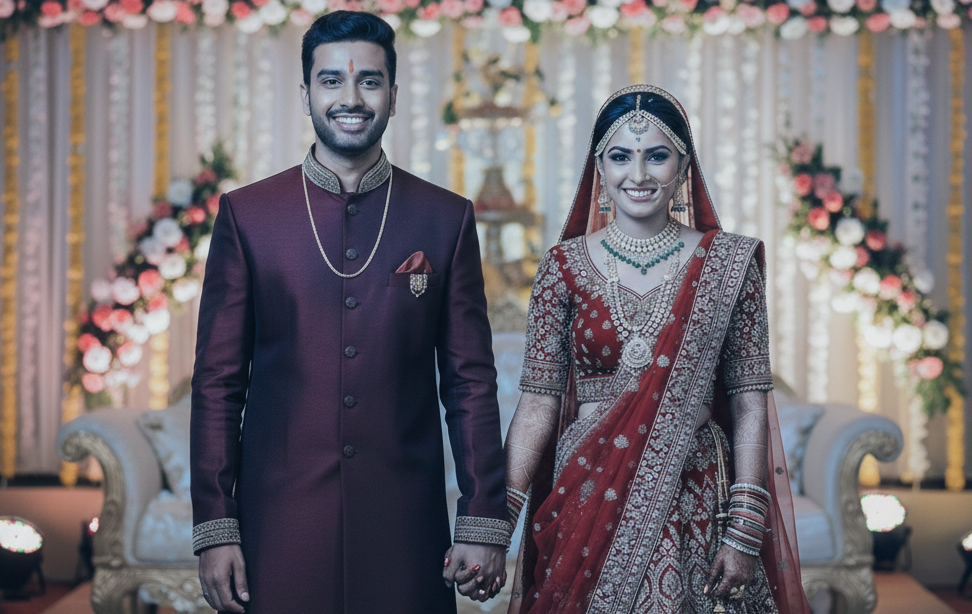
#> input picture assets/reference_style.png, 972 x 614 px
$ python -i color_analyzer.py   (imports and definitions only)
#> lines starting #> are read from the running program, lines starting #| are printed output that depends on the picture
"""
Color Analyzer
===============
Extracts dominant colors from images using K-Means clustering in LAB space.
Used for background matching in album layouts.
"""

import cv2
import numpy as np
from typing import Tuple, List
from pathlib import Path
from PIL import Image


def extract_dominant_color(image_path: Path, k: int = 3,
                            thumbnail_size: int = 64) -> Tuple[float, float, float]:
    """
    Extract the dominant color from an image using K-Means in LAB space.

    Args:
        image_path: Path to an image file.
        k: Number of color clusters.
        thumbnail_size: Resize to this before clustering (speed).

    Returns:
        Dominant color as (L, A, B) tuple in LAB space.
    """
#> called with image_path = '../../assets/reference_style.png', k = 3, thumbnail_size = 64
    # Read as thumbnail for speed
    img = Image.open(image_path).convert("RGB")
    img = img.resize((thumbnail_size, thumbnail_size), Image.LANCZOS)
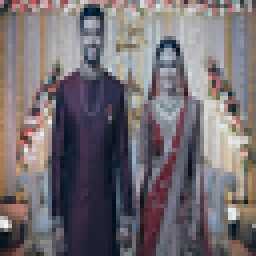
#> img: PIL image 64x64 RGB (shown 4 times larger); mean R, G, B 115.7, 108.9, 113.6
    rgb = np.array(img)

    # Convert to LAB
    lab = cv2.cvtColor(rgb, cv2.COLOR_RGB2Lab).astype(np.float32)
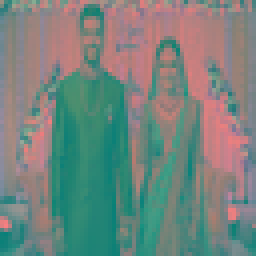
#> lab: shape (64, 64, 3) float32 (shown 4 times larger); mean R, G, B 117.2, 132.2, 126.1
    pixels = lab.reshape(-1, 3)

    # K-Means clustering
    criteria = (cv2.TERM_CRITERIA_EPS + cv2.TERM_CRITERIA_MAX_ITER, 20, 1.0)
    _, labels, centers = cv2.kmeans(
        pixels, k, None, criteria, 3, cv2.KMEANS_PP_CENTERS
    )
#> labels = 4096 values, max 2 at index 0, min 0 at index 3, mean 0.906; centers = [[126.6, 132.2, 129.5], [51.56, 134.4, 119.5], [180.7, 129.7, 129.3]]

    # Find the cluster with the most members → dominant
    counts = np.bincount(labels.flatten())
#> counts = [1562, 1359, 1175]
    dominant_idx = counts.argmax()
#> dominant_idx = 0

    return tuple(centers[dominant_idx].tolist())


def compute_average_color(image_paths: List[Path],
                           thumbnail_size: int = 64) -> Tuple[float, float, float]:
    """
    Compute the average LAB color across multiple images.

    Args:
        image_paths: List of image paths.
        thumbnail_size: Resize to this before averaging.

    Returns:
        Average color as (L, A, B) tuple.
    """
    if not image_paths:
        return (255.0, 128.0, 128.0)  # Neutral white in LAB

    lab_sum = np.array([0.0, 0.0, 0.0])
    for p in image_paths:
        try:
            dominant = extract_dominant_color(p, thumbnail_size=thumbnail_size)
            lab_sum += np.array(dominant)
        except Exception:
            continue

    lab_avg = lab_sum / max(len(image_paths), 1)
    return tuple(lab_avg.tolist())


def delta_e(lab1: Tuple[float, float, float],
            lab2: Tuple[float, float, float]) -> float:
    """
    CIE76 ΔE distance between two LAB colors.
    Lower = more similar.
    """
    return float(np.sqrt(sum((a - b) ** 2 for a, b in zip(lab1, lab2))))

>>> result = extract_dominant_color('../../assets/reference_style.png')
#> result = (126.6, 132.2, 129.5)
